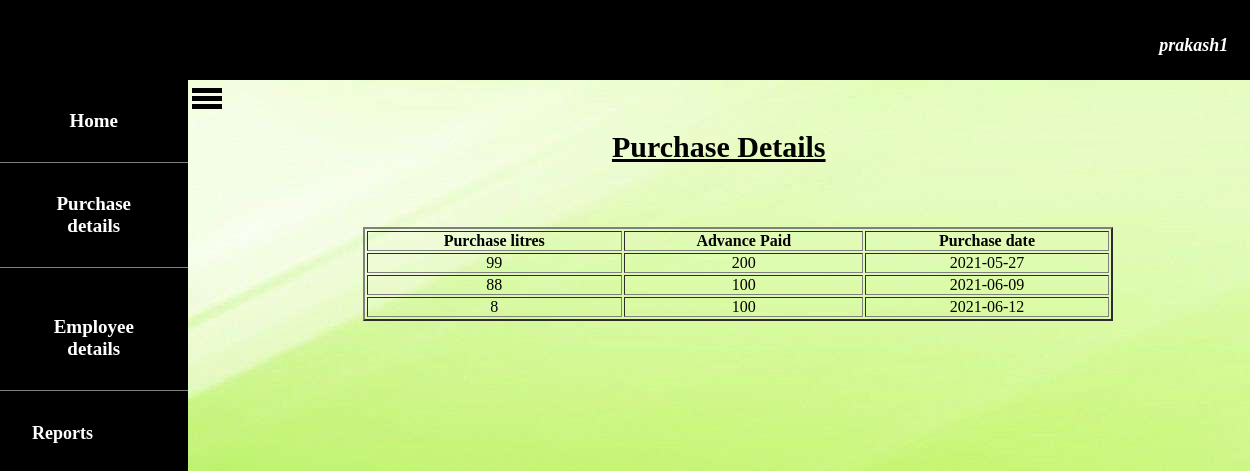
The app's page /purdetcus.php (signed in) with its own data.
### tables this page shows
CREATE TABLE `sale` (
  `username` varchar(15) NOT NULL,
  `litre` int(10) NOT NULL,
  `advance` int(10) NOT NULL,
  `date` date NOT NULL
);

### session.php (called while the page is built, shortened)
<?php
$p=$_SESSION['username'];
?>

### purdetcus.php (the view, shortened to what this page needs)
<!DOCTYPE html>
<html>
<head>
</head>
<body style="background-image: url(images/66773.jpg);">
<?php
include "includes/headercus.php";
include "navcus.php";
?>
<p style="text-align: center;font-size: 30px;margin-top: 4%;margin-left: 15%;"><b><u>Purchase Details</u></b></p>
<table border="2" style="width: 60%;text-align: center;margin-top: 5%;margin-left: 29%;">
		<tr>
			 <th>Purchase litres</th>
             <th>Advance Paid</th>
             <th>Purchase date</th>
		</tr>
<?php
$conn=mysqli_connect("localhost","root","","milkcompany") or die("connection failed");
$query="select * from sale where username='$p'";
$data=mysqli_query($conn,$query);
$total=mysqli_num_rows($data);
if($total!=0)
{
	while ($result=mysqli_fetch_assoc($data))
	{
		echo "
		<tr>
		<td>".$result['litre']."</td>
		<td>".$result['advance']."</td>
		<td>".$result['date']."</td>
		</tr>";
	}
}
else
{
	 ?> <p style="color: red;margin-left: 52%;margin-top: 10px">*No records found</p><?php
}
?>
</table>
</body>
</html>

### css/style2.css (style rules this page uses)
* { margin: 0; padding: 0; }

### records on screen
sale: litre "99", advance "200", date "2021-05-27"
sale: litre "88", advance "100", date "2021-06-09"
sale: litre "8", advance "100", date "2021-06-12"

### other values on screen
$p "prakash1"
